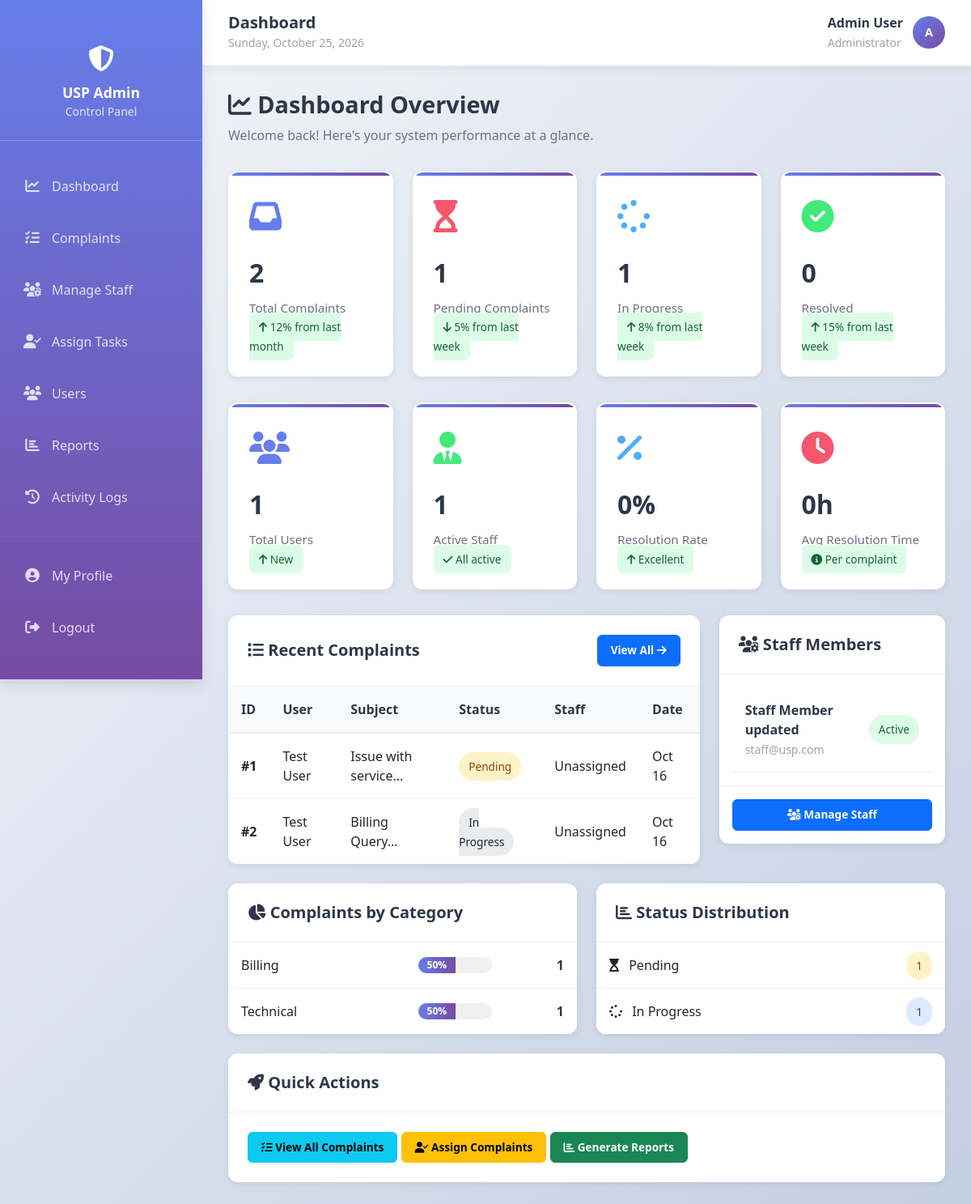
Screenshot of /admin/admin_dashboard_professional.php (signed in) with the database file from the repository.
### tables this page shows
CREATE TABLE `complaints` (
  `complaint_id` int(11) NOT NULL AUTO_INCREMENT,
  `user_id` int(11) NOT NULL,
  `subject` varchar(200) NOT NULL,
  `category` varchar(100) NOT NULL,
  `message` longtext NOT NULL,
  `status` enum('Pending','In Progress','Resolved') DEFAULT 'Pending',
  `assigned_staff` int(11) DEFAULT NULL,
  `solution` longtext DEFAULT NULL,
  `created_at` timestamp NULL DEFAULT current_timestamp(),
  `resolved_at` timestamp NULL DEFAULT NULL,
  PRIMARY KEY (`complaint_id`),
  KEY `user_id` (`user_id`),
  KEY `assigned_staff` (`assigned_staff`),
  CONSTRAINT `fk_161` FOREIGN KEY (`user_id`) REFERENCES `users` (`id`) ON DELETE CASCADE,
  CONSTRAINT `fk_162` FOREIGN KEY (`assigned_staff`) REFERENCES `users` (`id`) ON DELETE SET NULL
);

CREATE TABLE `users` (
  `id` int(11) NOT NULL AUTO_INCREMENT,
  `name` varchar(100) NOT NULL,
  `email` varchar(100) NOT NULL,
  `password` varchar(255) NOT NULL,
  `role` enum('admin','staff','user') NOT NULL DEFAULT 'user',
  `status` enum('active','inactive') DEFAULT 'active',
  `created_at` timestamp NULL DEFAULT current_timestamp(),
  `updated_at` timestamp NULL DEFAULT current_timestamp() ON UPDATE current_timestamp(),
  PRIMARY KEY (`id`),
  UNIQUE KEY `email` (`email`)
);

### admin/admin_dashboard_professional.php (the view, shortened to what the rows shown need)
<?php
include '../config/db_connect.php';
$recent_complaints_query = "
    SELECT c.complaint_id, c.subject, c.status, c.created_at, u.name as user_name,
           CASE WHEN c.assigned_staff IS NOT NULL THEN (SELECT name FROM users WHERE id = c.assigned_staff) ELSE 'Unassigned' END as staff_name
    FROM complaints c
    JOIN users u ON c.user_id = u.id
    ORDER BY c.created_at DESC
    LIMIT 8
";
$recent_complaints = mysqli_fetch_all(mysqli_query($conn, $recent_complaints_query), MYSQLI_ASSOC) ?? [];
$staff_query = "SELECT id, name, email, status, created_at FROM users WHERE role = 'staff' ORDER BY created_at DESC LIMIT 5";
$staff_members = mysqli_fetch_all(mysqli_query($conn, $staff_query), MYSQLI_ASSOC) ?? [];
?>
<!DOCTYPE html>
<html lang="en">
<head>
    <link href="https://cdn.jsdelivr.net/npm/bootstrap@5.3.0/dist/css/bootstrap.min.css" rel="stylesheet">
    <link rel="stylesheet" href="https://cdnjs.cloudflare.com/ajax/libs/font-awesome/6.4.0/css/all.min.css">
    <link rel="stylesheet" href="https://cdnjs.cloudflare.com/ajax/libs/Chart.js/3.9.1/chart.min.css">
    <link rel="stylesheet" href="../css/style.css">
<link rel="stylesheet" href="../css/responsive.css">
</head>
<body>
    <div class="main-content">
        <div class="page-header">
            <h2><i class="fas fa-chart-line"></i> Dashboard Overview</h2>
        </div>
        <div class="row mt-4">
            <div class="col-lg-8">
                <div class="data-table">
                    <table class="table table-hover">
                        <thead>
                            <tr>
                                <th>ID</th>
                                <th>User</th>
                                <th>Subject</th>
                                <th>Status</th>
                                <th>Staff</th>
                                <th>Date</th>
                            </tr>
                        </thead>
                        <tbody>
                            <?php if (count($recent_complaints) > 0): ?>
                                <?php foreach ($recent_complaints as $complaint): ?>
                                    <tr>
                                        <td><strong>#<?php echo $complaint['complaint_id']; ?></strong></td>
                                        <td><?php echo htmlspecialchars($complaint['user_name']); ?></td>
                                        <td><?php echo htmlspecialchars(substr($complaint['subject'], 0, 25)); ?>...</td>
                                        <td>
                                            <?php
                                            $status_class = 'badge-' . strtolower($complaint['status']);
                                            ?>
                                            <span class="badge-status <?php echo $status_class; ?>">
                                                <?php echo $complaint['status']; ?>
                                            </span>
                                        </td>
                                        <td><?php echo htmlspecialchars($complaint['staff_name']); ?></td>
                                        <td><?php echo date('M d', strtotime($complaint['created_at'])); ?></td>
                                    </tr>
                                <?php endforeach; ?>
                            <?php endif; ?>
                        </tbody>
                    </table>
                </div>
            </div>
            <div class="col-lg-4">
                <div class="data-table">
                    <div style="padding: 1rem;">
                        <?php if (count($staff_members) > 0): ?>
                            <?php foreach ($staff_members as $staff): ?>
                                <div style="padding: 1rem; border-bottom: 1px solid #f0f0f0; display: flex; justify-content: space-between; align-items: center;">
                                    <div>
                                        <p style="margin: 0; font-weight: 600; color: var(--dark);">
                                            <?php echo htmlspecialchars($staff['name']); ?>
                                        </p>
                                        <small style="color: #9ca3af;"><?php echo htmlspecialchars($staff['email']); ?></small>
                                    </div>
                                    <span class="badge-status badge-<?php echo $staff['status']; ?>">
                                        <?php echo ucfirst($staff['status']); ?>
                                    </span>
                                </div>
                            <?php endforeach; ?>
                        <?php else: ?>
                            <p class="text-center text-muted py-4">
                                <i class="fas fa-user-slash"></i> No staff members
                            </p>
                        <?php endif; ?>
                    </div>
                </div>
            </div>
        </div>
    </div>
</body>
</html>

### rows the page displays
complaints: complaint_id "1", user.name "Test User", subject "Issue with service", status "Pending", staff_name "Unassigned", created_at "Oct 16"
complaints: complaint_id "2", user.name "Test User", subject "Billing Query", status "In Progress", staff_name "Unassigned", created_at "Oct 16"
users: name "Staff Member updated", email "staff@usp.com", status "Active"

### other values shown
$_SESSION['user_name'] "Admin User"
substr($_SESSION['user_name'], 0, 1) "A"
$total_complaints "2"
$pending "1"
$in_progress "1"
$resolved "0"
$total_users "1"
$total_staff "1"
$resolution_rate "0"
$avg_resolution "0"
$cat['category'] "Billing"
$percentage "50"
$cat['count'] "1"
$cat['category'] "Technical"
$stat['status'] "Pending"
